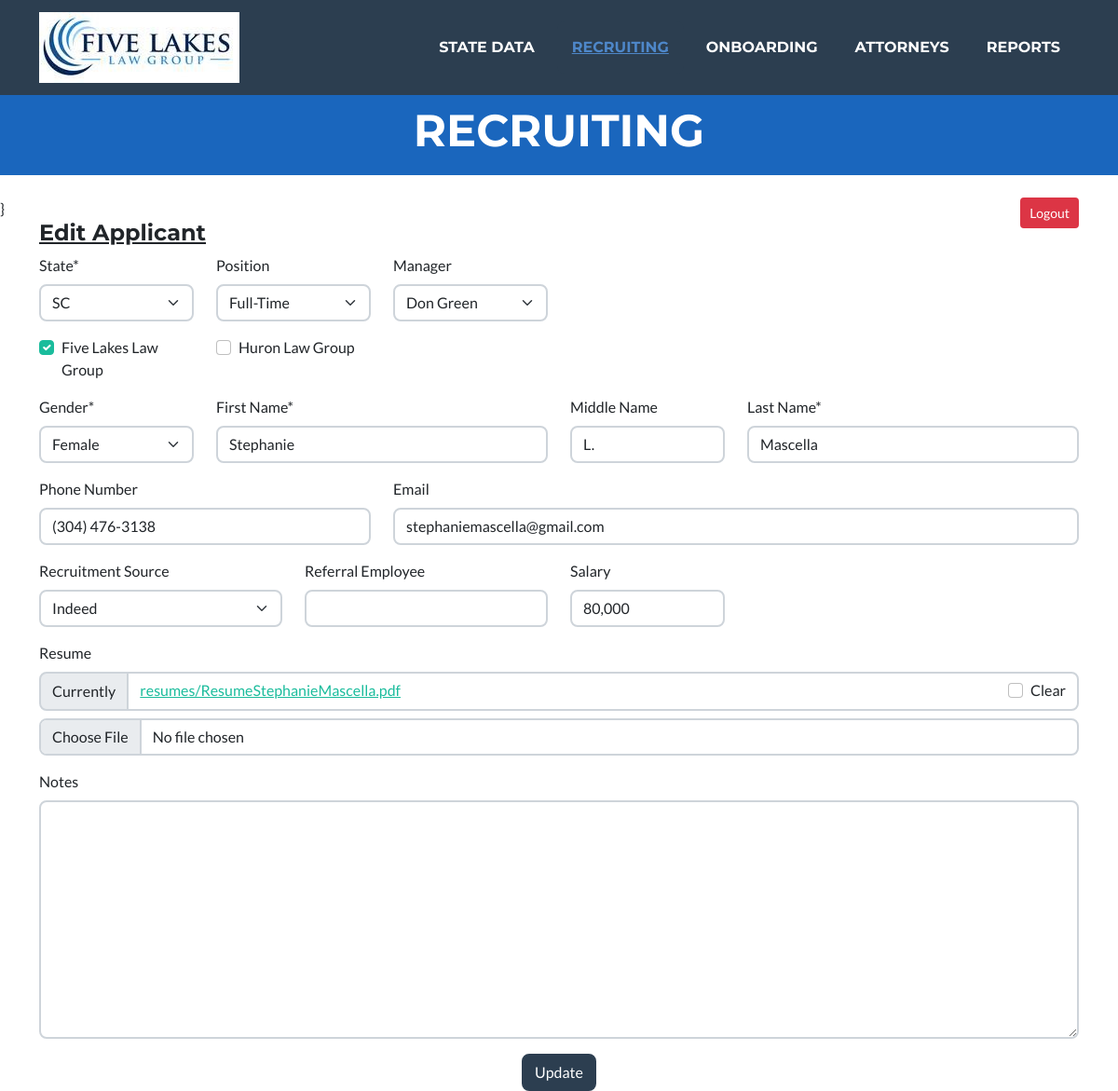
/recruiting/edit_applicant/51/ (signed in), run on the app's committed database.
### recruiting/models.py (models this page shows, shortened)
class Applicant(models.Model):
    class Meta:
        verbose_name = "Applicant"
        verbose_name_plural = "Applicants"
    states = State.objects.order_by('state_abbrev')
    STATE_CHOICES = []
    for state in states:
        each_state = (state.state_abbrev, state.state_abbrev)
        STATE_CHOICES.append(each_state)
    states_list = State.objects.all().order_by('manager')
    temp_list = []
    for state in states_list:
        temp_list.append(state.manager)
    manager_list = list(OrderedDict.fromkeys(temp_list))
    MANAGER_OPTIONS = []
    for manager in manager_list:
        each_manager = (manager, manager)
        MANAGER_OPTIONS.append(each_manager)
    EMPLOYMENT_OPTIONS = [
        ('Full-Time', 'Full-Time'),
        ('Part-Time', 'Part-Time'),
        ('Of Counsel', 'Of Counsel'),
        ('Floater', 'Floater'),
    ]
    SOURCE_OPTIONS = [
        ('Indeed', 'Indeed'),
        ('Linked In', 'Linked In'),
        ('Recruiter', 'Recruiter'),
        ('Employee Referral', 'Employee Referral'),
    ]
    FIRM_OPTIONS = [
        ('Huron Law Group', 'Huron Law Group'),
        ('Five Lakes Law Group', 'Five Lakes Law Group'),
    ]
    GENDER_CHOICES = [
        ('Male', 'Male'),
        ('Female', 'Female')
    ]
    STEP_CHOICES = [
        ('New Resume', 'New Resume'),
        ('Interview1', 'Interview1'),
        ('Interview2', 'Interview2'),
        ('Final', 'Final'),
        ('Open File', 'Open File')
    ]
    is_active = models.BooleanField("Is Active", default=True, blank=True, null=True)
    application_date = models.DateField("Application Date", blank=True, null=True)
    state_abbrev = models.CharField("State", max_length=25,
        choices = STATE_CHOICES, blank=False, null=True)
    position = models.CharField("Position", max_length=25,
        choices = EMPLOYMENT_OPTIONS, blank=True, null=False, default="Full-Time")
    salary = models.CharField("Salary", max_length=10, default = "80,000", blank=True, null=True)
    manager = models.CharField("Manager", max_length=50,
        choices = MANAGER_OPTIONS, blank=True, null=False, default="")
    step = models.CharField("Step", max_length=25,
        choices = STEP_CHOICES, default="New Resume", blank=False, null=True)
    source = models.CharField("Recruitment Source", max_length=25,
        choices = SOURCE_OPTIONS, blank=True, null=True)
    employee_referral_name = models.CharField("Referral Employee", max_length=100, blank=True, null=True)
    gender = models.CharField("Gender", max_length=10,
        choices = GENDER_CHOICES, blank=False, null=True)
    first_name = models.CharField("First Name", max_length=25, blank=False, null=False)
    middle_name = models.CharField("Middle Name", max_length=25, blank=True, null=False)
    last_name = models.CharField("Last Name", max_length=25, blank=False, null=False)
    phone = models.CharField("Phone Number", max_length=15, blank=True, null=True)
    email = models.EmailField("Email", max_length=254, blank=True, null=True)
    five_lakes_firm = models.BooleanField("Five Lakes Law Group", default=True)
    huron_firm = models.BooleanField("Huron Law Group", default=False)
    resume = models.FileField(upload_to='resumes/', blank=True, null=True)
    initial_notes = models.TextField("Notes", blank=True, null=True)

### recruiting/views.py (the view)
# urls.py: path('edit_applicant/<pk>/', views.edit_applicant, name="edit_applicant"),
@login_required(login_url=reverse_lazy('login'))
def edit_applicant(request, pk=None):
    context = {'title': 'Recruiting'}
    applicant = Applicant.objects.get(id=pk)
    if request.method == "POST":
        form = Applicant_Edit(request.POST, request.FILES, instance=applicant)
        if form.is_valid():
            form.save()
            return HttpResponseRedirect(reverse_lazy('recruiting'), context)
        return HttpResponseRedirect(reverse_lazy('recruiting'), context)
    else:  # GET
        ApplicantForm = Applicant_Edit(instance=applicant)
        states = State.objects.order_by('state_abbrev')
        context.update({'states': states})
        context.update({'applicantForm': ApplicantForm})
        return render(request, 'templates/recruiting/edit_applicant.html', context)

### FiveLakes/templates/recruiting/edit_applicant.html (shortened to what this page needs)
{% extends 'templates/index.html' %}
{% load crispy_forms_tags %}
{% load static %}
{% block menu %}
<div class="collapse navbar-collapse" id="navbarResponsive">
    <ul class="navbar-nav ms-auto">
        <li class="nav-item mx-0 mx-lg-1"><a class="nav-link py-3 px-0 px-lg-3 rounded" href="{% url 'states' %}">State Data</a></li>
        <li class="nav-item mx-0 mx-lg-1"><a class="nav-link py-3 px-0 px-lg-3 rounded active" href="{% url 'recruiting' %}">Recruiting</a></li>
        <li class="nav-item mx-0 mx-lg-1"><a class="nav-link py-3 px-0 px-lg-3 rounded" href="{% url 'onboarding' %}">Onboarding</a></li>
        <li class="nav-item mx-0 mx-lg-1"><a class="nav-link py-3 px-0 px-lg-3 rounded" href="{% url 'attorneys' %}">Attorneys</a></li>
        <li class="nav-item mx-0 mx-lg-1"><a class="nav-link py-3 px-0 px-lg-3 rounded" href="#reports">Reports</a></li>
    </ul>
</div>
{% endblock menu %}
{% block header %}
<header class="masthead bg-primary text-white text-center">
    <div class="container d-flex align-items-center flex-column">
        <h4 class="masthead-heading text-uppercase mb-0">Recruiting</h4>
    </div>
</header>
{% endblock header %}
{% block content %}}
    <div class="container">
        <h4><u>Edit Applicant</u></h4>
    </div>
    <div class="container">
      <form method="post" enctype="multipart/form-data">
        <div class="form-selection">
            {% crispy applicantForm %}
        </div>
        <div style="text-align: center">
            <button type="submit" class="btn btn-secondary">Update</button>
        </div>
      </form>
{% endblock content %}

### data on the page
Applicant: state_abbrev "SC", position "Full-Time", manager "Don Green", five_lakes_firm "☑", gender "Female", first_name "Stephanie", middle_name "L.", last_name "Mascella", phone "(304) 476-3138", email "stephaniemascella@gmail.com", source "Indeed", salary "80,000"
